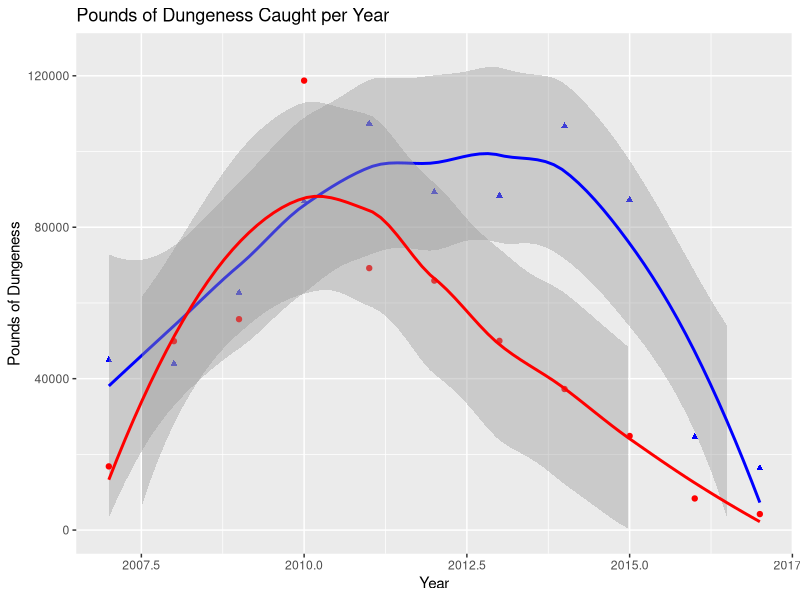
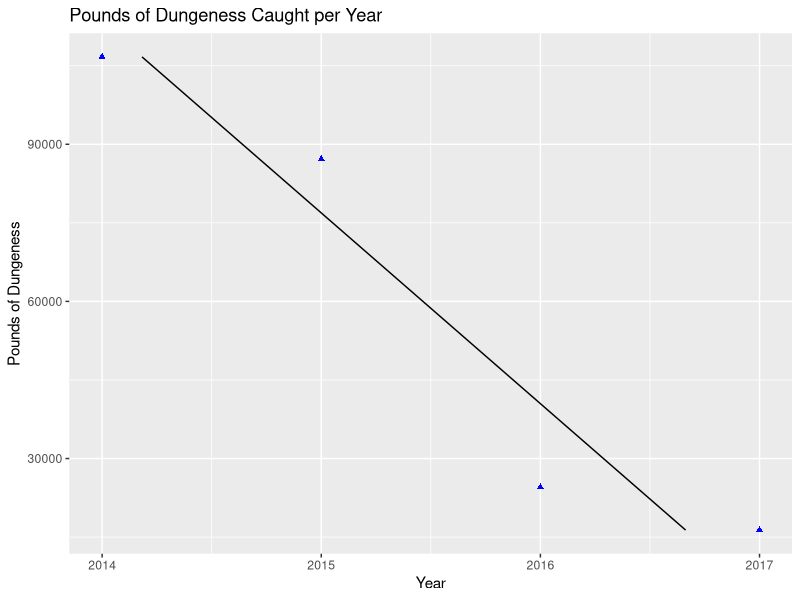
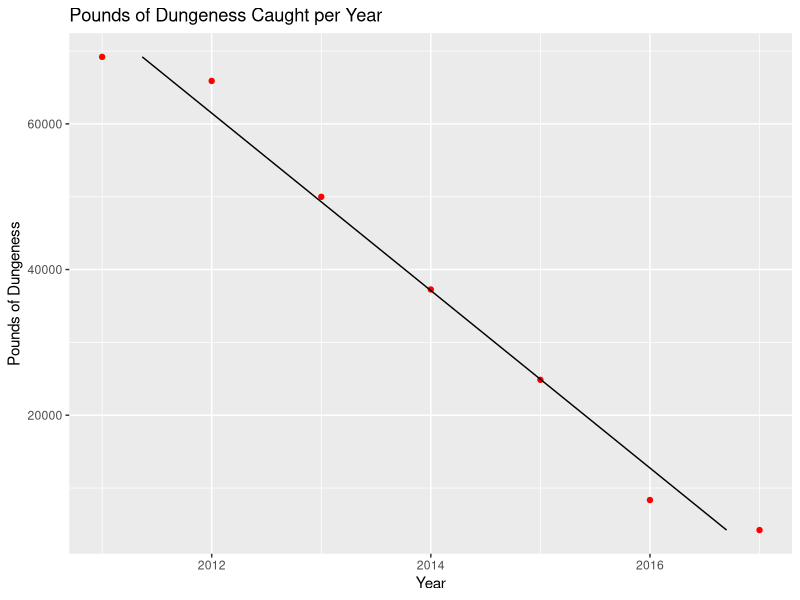

The R script that drew these images, in order:
## ---- chunk 1
library(dplyr)
library(tidyverse)
## ---- chunk 2
DC_catch.10 <- read.csv("../Data/2007.2017_DC_catch.10.csv", header = TRUE)
## ---- chunk 3
knitr::kable(DC_catch.10)
## ---- chunk 4
DC_catch.11.13 <- read.csv("../Data/2007.2017_DC_catch.csv", header = TRUE)
## ---- chunk 5
knitr::kable(DC_catch.11.13)
## ---- chunk 6
DC_catch <- inner_join(DC_catch.10, DC_catch.11.13, by = "year")
## ---- chunk 7
head(DC_catch)
## ---- chunk 8
ggplot(DC_catch) +
  geom_point(mapping = aes(x = year, y = lbs_dungeness.11), col = "blue", 
             shape  = "triangle") +
  geom_smooth(mapping = aes(x = year, y = lbs_dungeness.11), col = "blue") +
  geom_point(mapping = aes(x = year, y = lbs_dungeness.13), col = "red") +
  geom_smooth(mapping = aes(x = year, y = lbs_dungeness.13), col = "red") +
  ylim(0,125000) +
  labs(title = "Pounds of Dungeness Caught per Year", x = "Year", 
       y = "Pounds of Dungeness")
## ---- chunk 9
lin_data.10 <- subset(DC_catch, year %in% c("2013", "2014", "2015", "2016", "2017"))
lin_data.11 <- subset(DC_catch, year %in% c("2014", "2015", "2016", "2017"))
lin_data.13 <- subset(DC_catch, year %in% c("2011", "2012", "2013", "2014", 
                                            "2015", "2016", "2017"))
## ---- chunk 10
lm_fit.10 <- lm(year ~ lbs_dungeness.10, data=lin_data.10)
## ---- chunk 11
summary(lm_fit.10)
## ---- chunk 12
lm_fit.11 <- lm(year ~ lbs_dungeness.11, data=lin_data.11)
## ---- chunk 13
summary(lm_fit.11)
## ---- chunk 14
lm_fit.13 <- lm(year ~ lbs_dungeness.13, data=lin_data.13)
## ---- chunk 15
summary(lm_fit.13)
## ---- chunk 16
predicted.11 <- data.frame(catch_pred = predict(lm_fit.11, lin_data.11), 
                           lbs_dungeness.11=lin_data.11$lbs_dungeness.11)

ggplot(lin_data.11) +
  geom_point(mapping = aes( x = year, y = lbs_dungeness.11), 
             col = "blue", shape = "triangle") +
  geom_line(data = predicted.11, aes(x=catch_pred, y=lbs_dungeness.11)) +
  labs(title = "Pounds of Dungeness Caught per Year", x = "Year", 
       y = "Pounds of Dungeness")
## ---- chunk 17
predicted.13 <- data.frame(catch_pred = predict(lm_fit.13, lin_data.13), 
                           lbs_dungeness.13=lin_data.13$lbs_dungeness.13)

ggplot(lin_data.13) +
  geom_point(mapping = aes( x = year, y = lbs_dungeness.13), 
             col = "red") +
  geom_line(data = predicted.13, aes(x=catch_pred, y=lbs_dungeness.13)) +
  labs(title = "Pounds of Dungeness Caught per Year", x = "Year", 
       y = "Pounds of Dungeness")
